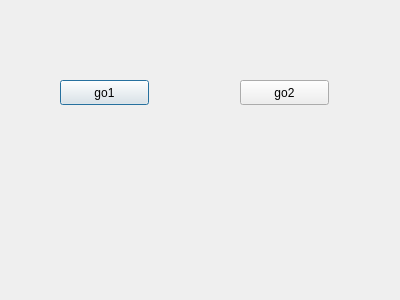
<?xml version="1.0" encoding="UTF-8"?>
<ui version="4.0">
 <class>Dialog</class>
 <widget class="QDialog" name="Dialog">
  <property name="geometry">
   <rect>
    <x>0</x>
    <y>0</y>
    <width>400</width>
    <height>300</height>
   </rect>
  </property>
  <property name="windowTitle">
   <string>Dialog</string>
  </property>
  <widget class="QPushButton" name="pushButton_1">
   <property name="geometry">
    <rect>
     <x>60</x>
     <y>80</y>
     <width>89</width>
     <height>25</height>
    </rect>
   </property>
   <property name="text">
    <string>go1</string>
   </property>
  </widget>
  <widget class="QPushButton" name="pushButton_2">
   <property name="geometry">
    <rect>
     <x>240</x>
     <y>80</y>
     <width>89</width>
     <height>25</height>
    </rect>
   </property>
   <property name="text">
    <string>go2</string>
   </property>
  </widget>
 </widget>
 <resources/>
 <connections/>
</ui>
